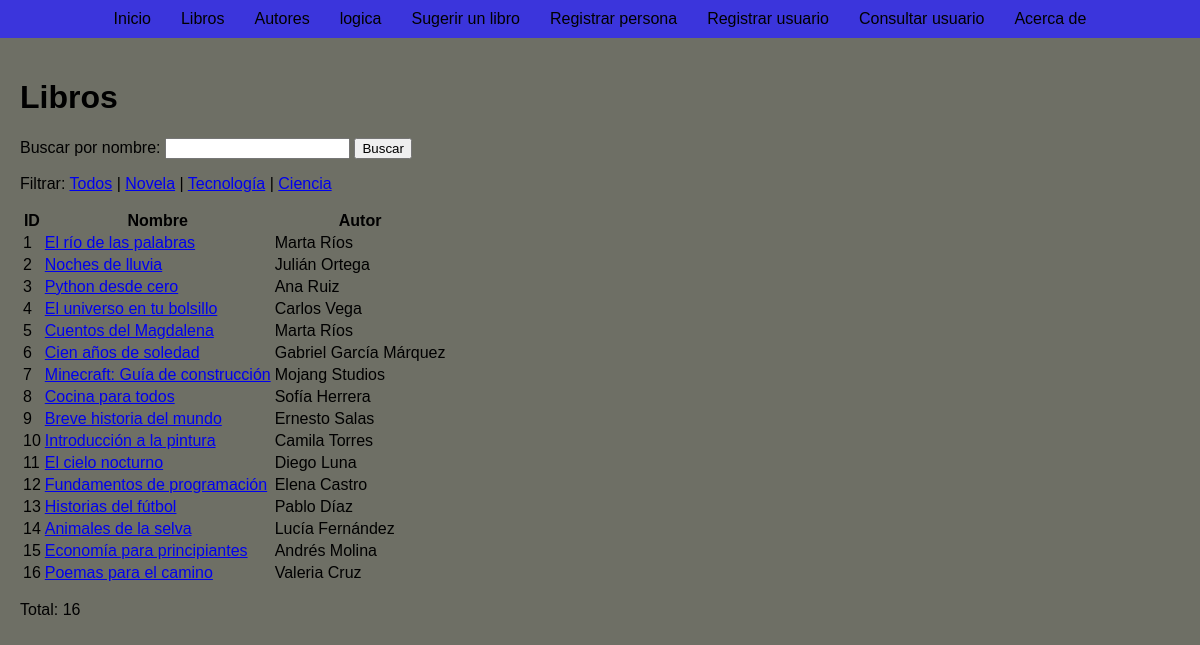
The app's page /libros/ with its own data.
### app_catalogo/models.py (models this page shows, shortened)
class libro(models.Model):
    id = models.AutoField(primary_key=True)
    titulo = models.CharField(max_length=200)
    autor = models.CharField(max_length=100)
    genero = models.CharField(max_length=50)
    anio_publicacion = models.IntegerField()
    precio = models.DecimalField(max_digits=6, decimal_places=2)
    ubicacion = models.CharField(max_length=100)
    estado = models.CharField(max_length=20, choices=[("nuevo", "Nuevo"), ("usado", "Usado")], default="nuevo")
    disponible = models.BooleanField(default=True)
    editorial = models.ForeignKey(editorial, on_delete=models.CASCADE, null=True, blank=True)
    tema = models.ForeignKey(tema, on_delete=models.CASCADE, null=True, blank=True)

### app_catalogo/views.py (the view)
# urls.py: path('libros/', views.lista_libros, name='lista_libros'),
def lista_libros(request):
    genero = request.GET.get("genero", "")
    libros = libro.objects.order_by("id")
    if genero:
        libros = libros.filter(genero=genero)
    return render(
        request,
        "app_catalogo/lista.html",
        {"libros": libros, "genero": genero},
    )

### app_catalogo/templates/app_catalogo/lista.html (shortened to what this page needs)
{% extends "app_catalogo/base.html" %}
{% block content %}
    <h1>Libros{% if genero %} de {{ genero }}{% endif %}</h1>
    <form method="get" action="{% url 'buscar_libros_por_nombre' %}">
        <label for="nombre">Buscar por nombre:</label>
        <input id="nombre" name="nombre" type="search" required>
        <button type="submit">Buscar</button>
    </form>
    <p>
        Filtrar:
        <a href="{% url 'lista_libros' %}">Todos</a> |
        <a href="{% url 'lista_libros' %}?genero=novela">Novela</a> |
        <a href="{% url 'lista_libros' %}?genero=tecnologia">Tecnología</a> |
        <a href="{% url 'lista_libros' %}?genero=ciencia">Ciencia</a>
    </p>
    <table>
        <thead>
            <tr>
                <th>ID</th>
                <th>Nombre</th>
                <th>Autor</th>
            </tr>
        </thead>
        <tbody>
        {% for libro in libros %}
            <tr>
                <td>{{ libro.id }}</td>
                <td><a href="{% url 'detalle_libro' libro.id %}">{{ libro.titulo }}</a></td>
                <td>{{ libro.autor }}</td>
            </tr>
        {% empty %}
            <tr>
                <td colspan="3">No hay libros de ese género.</td>
            </tr>
        {% endfor %}
        </tbody>
    </table>
    <p>Total: {{ libros|length }}</p>
{% endblock %}

### app_catalogo/templates/app_catalogo/base.html (style rules this page uses)
body { background-color: #6e6f65; font-family: Arial, sans-serif; margin: 0; padding: 0; }

### records on screen
libro: id "1", titulo "El río de las palabras", autor "Marta Ríos"
libro: id "2", titulo "Noches de lluvia", autor "Julián Ortega"
libro: id "3", titulo "Python desde cero", autor "Ana Ruiz"
libro: id "4", titulo "El universo en tu bolsillo", autor "Carlos Vega"
libro: id "5", titulo "Cuentos del Magdalena", autor "Marta Ríos"
libro: id "6", titulo "Cien años de soledad", autor "Gabriel García Márquez"
libro: id "7", titulo "Minecraft: Guía de construcción", autor "Mojang Studios"
libro: id "8", titulo "Cocina para todos", autor "Sofía Herrera"
libro: id "9", titulo "Breve historia del mundo", autor "Ernesto Salas"
libro: id "10", titulo "Introducción a la pintura", autor "Camila Torres"
libro: id "11", titulo "El cielo nocturno", autor "Diego Luna"
libro: id "12", titulo "Fundamentos de programación", autor "Elena Castro"
libro: id "13", titulo "Historias del fútbol", autor "Pablo Díaz"
libro: id "14", titulo "Animales de la selva", autor "Lucía Fernández"
libro: id "15", titulo "Economía para principiantes", autor "Andrés Molina"
libro: id "16", titulo "Poemas para el camino", autor "Valeria Cruz"

### other values on screen
{{ libros|length }} "16"
